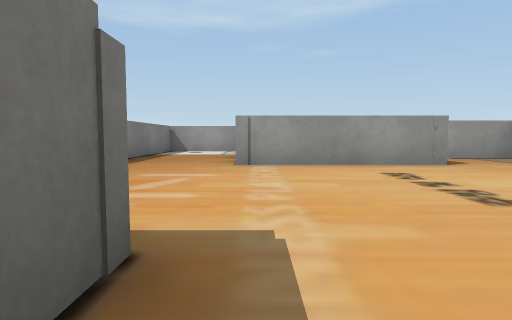
View 1 (above)

12 first-person views from a walk through a 3-D level made in the Unity game engine. The camera is 0.23 m above the floor, tilts 4° down and sees 75° across. The floor is counted in squares, 0.5 m on a side. Each view is taken from the middle of a square. On the plan, view 1 faces up. The plan holds only what a view shows up to about 9 squares ahead; the rest is blank. The place goes on beyond the plan. Some surface patterns are stand-ins.

View 2
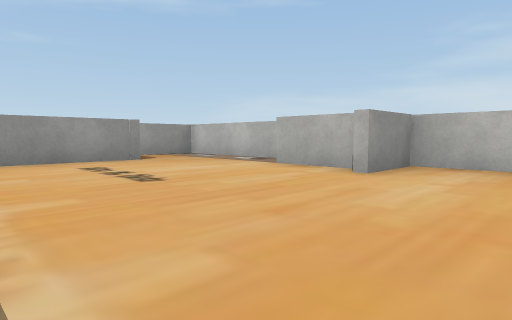

View 3
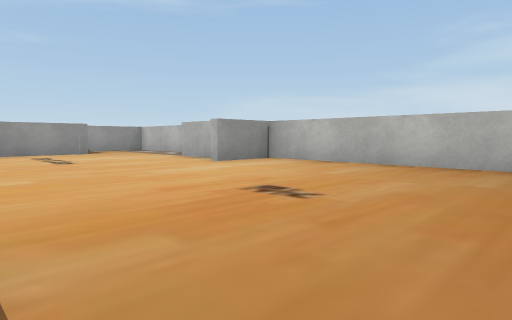

View 4
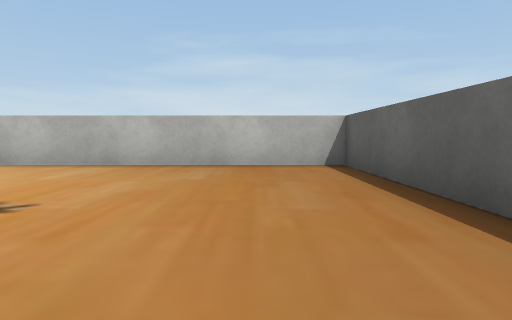

View 5
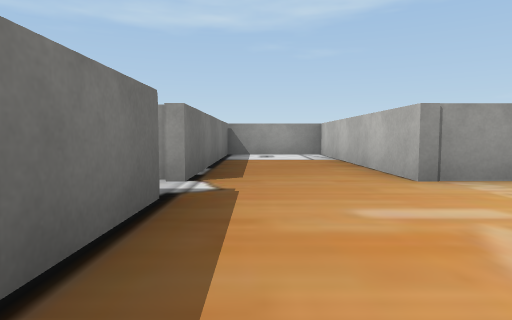

View 6
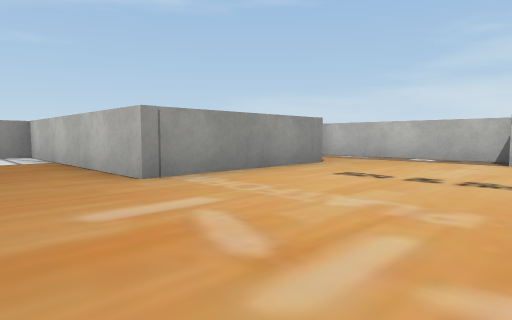

View 7
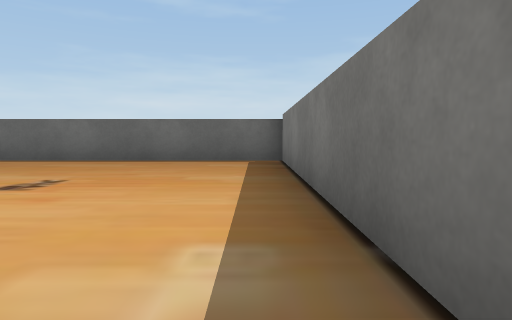

View 8
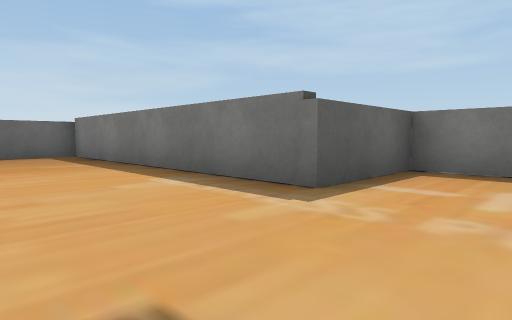

View 9
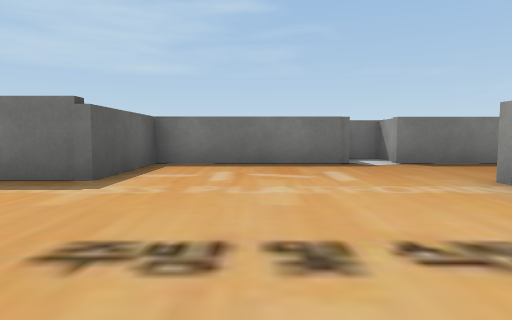

View 10
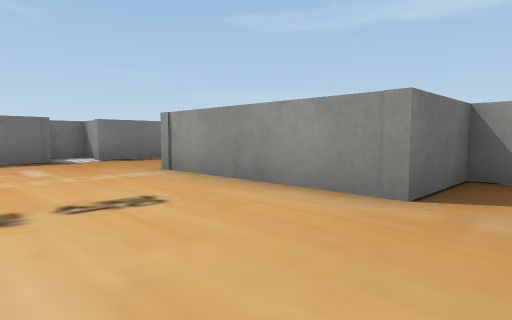

View 11
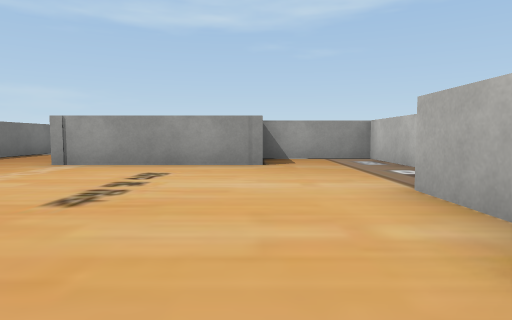

View 12
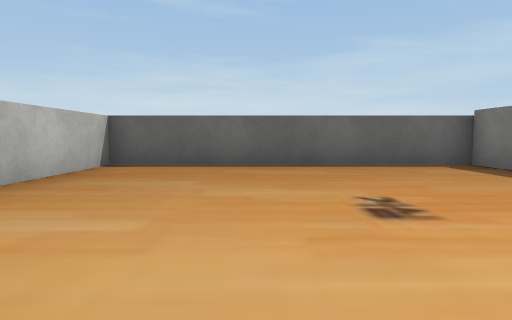

### Floor plan
Points are (right, up) in squares from view 1. A wall is a line through its corners. A room is listed if a view was taken in it or the views show most of it. See-through windows are left out.
Room 1 (views 1, 2, 3, 4, 5, 6, 7, 8, 9, 10, 11, 12)
walls: (4.4, 1.4) (4.4, 2.9); (5.4, 3) (5.4, 7) (3.1, 7) (3.1, 5.4) (-0.3, 5.4) (-0.3, 10.6) (-2.7, 10.6) (-2.7, 5.4) (-3.1, 5.4); (-2.7, 4.6) (-2.7, 1.3) (-0.5, 1.3) (-0.5, -5.4) (5.4, -5.4) (5.4, 0.9) (3.9, 0.9); (-3.2, 5.4) (-4, 5.4) (-4, 4.9)

Where each view was taken, in squares from view 1:
view 1: 0 up, 0 right, facing up
view 2: 1 down, 0 right, facing up-right
view 3: 4 down, 0 right, facing up-right
view 4: 4 down, 0 right, facing right
view 5: 2 up, 2 left, facing up
view 6: 2 up, 2 left, facing up-right
view 7: 1 up, 0 right, facing down
view 8: 3 up, 2 right, facing down-left
view 9: 3 up, 3 right, facing left
view 10: 3 up, 4 right, facing up-left
view 11: 0 up, 3 right, facing up
view 12: 0 up, 3 right, facing down
